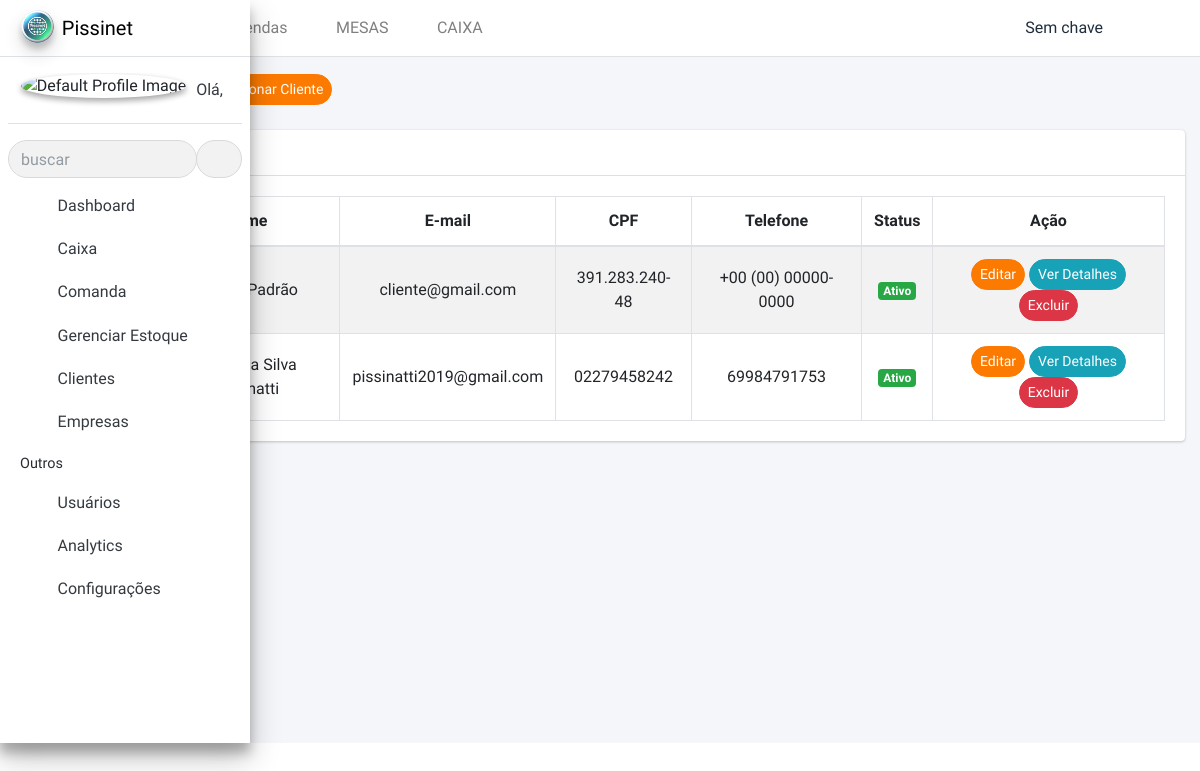
The app's page /clientes/clientes/ with its own data.
### clientes/models.py (models this page shows, shortened)
class Cliente(models.Model):
    nome = models.CharField(max_length=255)
    email = models.EmailField(unique=True)
    cpf = models.CharField(max_length=255, unique=True)
    telefone = models.CharField(max_length=255, null=True, blank=True)
    data_nascimento = models.DateField(null=True, blank=True)
    endereco = models.CharField(max_length=255, null=True, blank=True)
    cidade = models.CharField(max_length=100, null=True, blank=True)
    estado = models.CharField(max_length=2, null=True, blank=True)
    cep = models.CharField(max_length=255, null=True, blank=True)
    status = models.CharField(max_length=10, choices=[('ativo', 'Ativo'), ('inativo', 'Inativo')], default='ativo')
    created_at = models.DateTimeField(auto_now_add=True)
    updated_at = models.DateTimeField(auto_now=True)

### clientes/views.py (the view)
# urls.py: path('clientes/', listar_clientes, name='listar_clientes'),
def listar_clientes(request):
    clientes = Cliente.objects.all()  # Busca todos os clientes cadastrados
    form = ClienteForm()
    for cliente in clientes:
        if cliente.data_nascimento:
            cliente.data_nascimento = cliente.data_nascimento.strftime('%Y-%m-%d')  # Formato ISO
    return render(request, 'clientes/listar_clientes.html', {'clientes': clientes, 'form': form})

### configuracoes/context_processors.py (called while the page is built)
def configuracoes(request):
    configuracao, created = Configuracao.objects.get_or_create(id=1)  # Supondo que há apenas uma configuração
    return {
        'nome_aplicacao': configuracao.nome_aplicacao,
        'cliente_padrao': configuracao.cliente_padrao,
        'cor_primaria': configuracao.cor_primaria,
        'cor_secundaria': configuracao.cor_secundaria,
        'logo_empresa': configuracao.logo_empresa.url if configuracao.logo_empresa else None,
        'icone_aplicacao': configuracao.icone_aplicacao.url if configuracao.icone_aplicacao else None,
    }

### templates/clientes/listar_clientes.html (shortened to what this page needs)
{% extends "template.html" %}
{% load static %}
{% block content %}
<div class="wrapper">
    {% include 'includes/sidebar.html' %}
    {% include 'includes/navbar.html' %}
    <div class="content-wrapper">
        <section class="content-header">
            <div class="container-fluid">
                <div class="row mb-2">
                    <div class="col-sm-6 d-flex align-items-center">
                        <h1 class="mr-3"> Clientes </h1>
                        <button type="button" class="btn btn-sm btn-success" data-toggle="modal" data-target="#adicionarModal">
                            Adicionar Cliente
                        </button>
                    </div>
                </div>
            </div>
        </section>
        <section class="content">
            <div class="container-fluid">
                <div class="row">
                    <div class="col-12">
                        <div class="card">
                            <div class="card-header">
                                <h3 class="card-title">Lista de clientes</h3>
                            </div>
                            <div class="card-body">
                                <table id="example1" class="table table-striped table-bordered">
                                    <thead>
                                        <tr>
                                            <th class="text-center">N°</th>
                                            <th class="text-center">Nome</th>
                                            <th class="text-center">E-mail</th>
                                            <th class="text-center">CPF</th>
                                            <th class="text-center">Telefone</th>
                                            <th class="text-center">Status</th>
                                            <th class="text-center">Ação</th>
                                        </tr>
                                    </thead>
                                    <tbody>
                                        {% for cliente in clientes %}
                                            <tr>
                                                <td class="text-center">{{ forloop.counter }}</td>
                                                <td class="text-center">{{ cliente.nome }}</td>
                                                <td class="text-center">{{ cliente.email }}</td>
                                                <td class="text-center">{{ cliente.cpf }}</td>
                                                <td class="text-center">{{ cliente.telefone }}</td>
                                                <td class="text-center">
                                                    {% if cliente.status == 'ativo' %}
                                                        <span class="badge badge-success">Ativo</span>
                                                    {% else %}
                                                        <span class="badge badge-danger">Inativo</span>
                                                    {% endif %}
                                                </td>
                                                <td class="text-center">
                                                    <button type="button" class="btn btn-sm btn-success" data-toggle="modal"
                                                            data-target="#editarModal"
                                                            data-id="{{ cliente.id }}"
                                                            data-nome="{{ cliente.nome }}"
                                                            data-email="{{ cliente.email }}"
                                                            data-cpf="{{ cliente.cpf }}"
                                                            data-telefone="{{ cliente.telefone }}"
                                                            data-data_nascimento="{{ cliente.data_nascimento }}"
                                                            data-endereco="{{ cliente.endereco }}"
                                                            data-cidade="{{ cliente.cidade }}"
                                                            data-estado="{{ cliente.estado }}"
                                                            data-cep="{{ cliente.cep }}"
                                                            data-status="{{ cliente.status }}"
                                                            data-limite_credito_ativo="{{ cliente.limite_credito_ativo }}"
                                                            data-limite_credito="{{ cliente.limite_credito }}">
                                                        Editar
                                                    </button>
                                                    <button type="button" class="btn btn-sm btn-info" data-toggle="modal"
                                                            data-target="#detalhesModal"
                                                            data-nome="{{ cliente.nome }}"
                                                            data-data_nascimento="{{ cliente.data_nascimento }}"
                                                            data-email="{{ cliente.email }}"
                                                            data-cpf="{{ cliente.cpf }}"
                                                            data-telefone="{{ cliente.telefone }}"
                                                            data-status="{{ cliente.status }}"
                                                            data-endereco="{{ cliente.endereco }}"
                                                            data-cidade="{{ cliente.cidade }}"
                                                            data-estado="{{ cliente.estado }}"
                                                            data-cep="{{ cliente.cep }}">
                                                        Ver Detalhes
                                                    </button>
                                                    <button type="button" class="btn btn-sm btn-danger" data-toggle="modal"
                                                        data-target="#excluirModal"
                                                        data-id="{{ cliente.id }}"
                                                        data-nome="{{ cliente.nome }}">
                                                        Excluir
                                                    </button>
                                                </td>
                                            </tr>
                                        {% endfor %}
                                    </tbody>
                                </table>
                            </div>
                        </div>
                    </div>
                </div>
            </div>
        </section>
        </div>
</div>
{% endblock %}

### records on screen
Cliente: nome "Cliente Padrão", email "cliente@gmail.com", cpf "391.283.240-48", telefone "+00 (00) 00000-0000", status "Ativo"
Cliente: nome "Bruno da Silva Pissinatti", email "pissinatti2019@gmail.com", cpf "02279458242", telefone "69984791753", status "Ativo"
